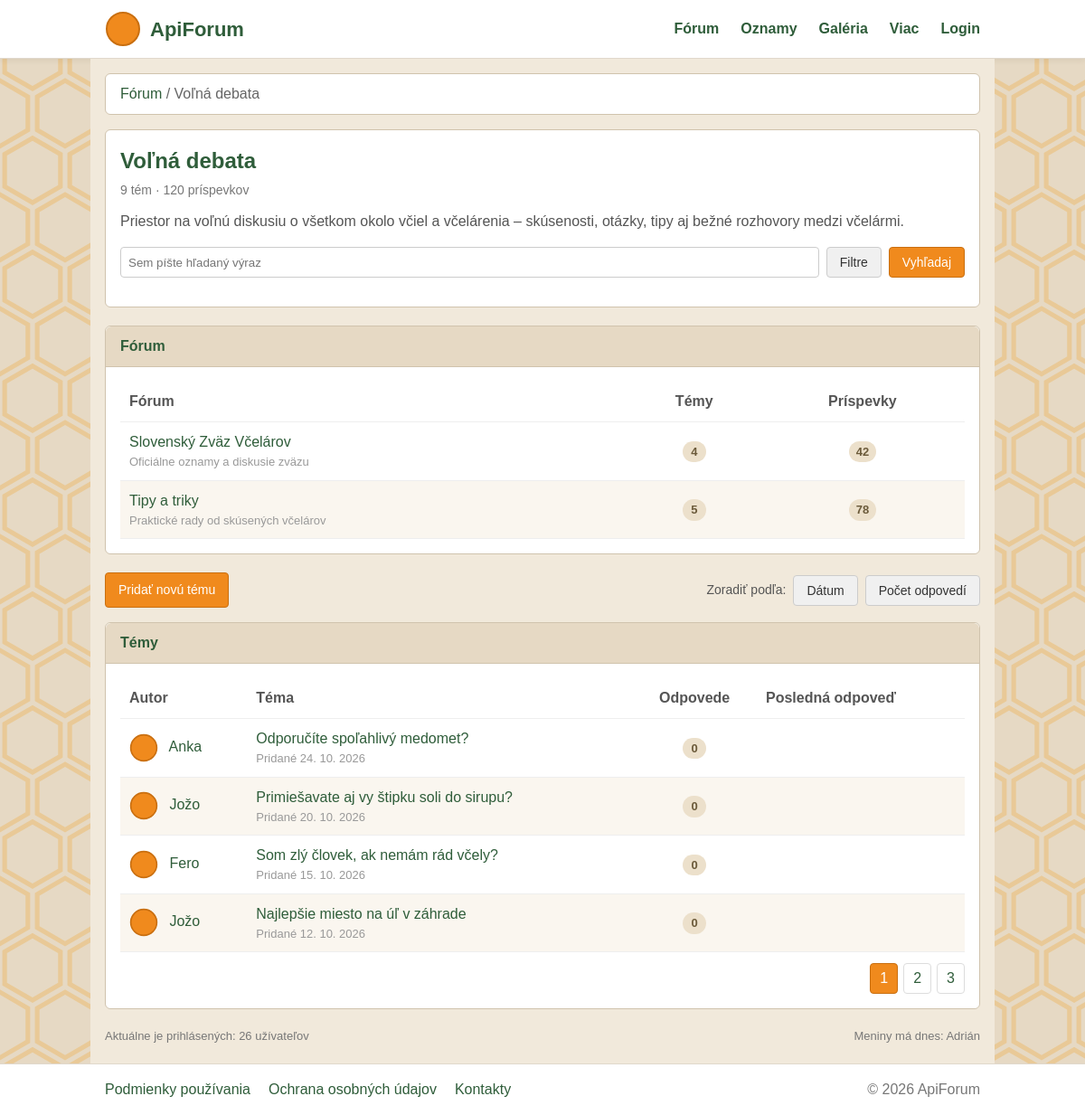
Screenshot of /?c=forum with the database file from the repository.
### tables this page shows
CREATE TABLE `topics`
(
    `id`        int(11)      NOT NULL AUTO_INCREMENT,
    `title`     varchar(150) NOT NULL,
    `text`      text         NOT NULL,
    `createdAt` datetime     NOT NULL,
    `author`    varchar(100) NOT NULL,
    PRIMARY KEY (`id`)
);

### Framework/Http/Responses/Response.php (called while the page is built, shortened)
<?php
abstract class Response
{
    public function send(): void
    {
        $this->generate();
    }
}

### public/index.php (called while the page is built, shortened)
<?php
require __DIR__ . '/../Framework/ClassLoader.php';
try {
    $app = new App();
    $app->run();
} catch (Exception $e) {
    die('An error occurred: ' . $e->getMessage());
}

### Framework/Support/LinkGenerator.php (called while the page is built, shortened)
<?php
class LinkGenerator
{
    private Request $request;
    public function __construct(Request $request, Router $router)
    {
        $this->request = $request;
    }
    public function url(
        string|array $destination,
        array $parameters = [],
        bool $absolute = false,
        bool $appendParameters = false
    ): string {
        list($controller, $action) = explode(".", $destination);
        $args = $appendParameters ? $this->request->get() : [];
        $args = ["c" => lcfirst($controller), "a" => $action != "index" ? $action : null] + $parameters + $args;
        $basePath = $absolute ? $this->request->getBaseUrl() : "";
        return $basePath . "?" . http_build_query($args);
    }
    public function asset(string $path, bool $absolute = false): string
    {
        $scriptPath = $this->request->server('PHP_SELF') ?? '/';
        $dir = rtrim(str_replace('\\', '/', dirname($scriptPath)), '/');
        $assetPath = '/' . ltrim($path, '/');
        return ($dir ?: '') . $assetPath;
    }
}

### Framework/Auth/AppUser.php (called while the page is built, shortened)
<?php
class AppUser
{
    private ?IIdentity $identity;
    public function __construct(?IIdentity $identity = null)
    {
        $this->identity = $identity;
    }
    public function isLoggedIn(): bool
    {
        return $this->identity !== null;
    }
}

### Framework/ClassLoader.php (called while the page is built, shortened)
<?php
class ClassLoader
{
    public static function Boot(): void
    {
        spl_autoload_register(function ($class_name) {
            $file = self::getClassFile($class_name);
        });
    }
    public static function getClassFile(string $className): string
    {
        $baseDir = realpath(dirname(__DIR__));
        $relativePath = str_replace('\\', DIRECTORY_SEPARATOR, ltrim($className, '\\')) . '.php';
        return $baseDir . DIRECTORY_SEPARATOR . $relativePath;
    }
}
require __DIR__ . DIRECTORY_SEPARATOR . 'Support' . DIRECTORY_SEPARATOR . 'functions.php';

### Framework/Core/Model.php (called while the page is built, shortened)
<?php
abstract class Model implements \JsonSerializable
{
    protected static array $columnsMap = [];
    private static array $dbColumns = [];
    private static IDbConvention $dbConventions;
    protected static function getTableName(): string
    {
        return self::getConventions()->getTableName(get_called_class());
    }
    protected static function getPkColumnName(): string
    {
        return self::getConventions()->getPkColumnName(get_called_class());
    }
    protected static function getColumnsMap(): array
    {
        return static::$columnsMap ?? [];
    }
    public static function getAll(
        ?string $whereClause = null,
        array   $whereParams = [],
        ?string $orderBy = null,
        ?int    $limit = null,
        ?int    $offset = null
    ): array
    {
        try {
            $sql = "SELECT " . static::getDBColumnNamesList() . " FROM `" . static::getTableName() . "`";
            if ($orderBy !== null) {
                $sql .= " ORDER BY $orderBy";
            }
            $stmt = Connection::getInstance()->prepare($sql);
            $stmt->execute($whereParams);
            $models = $stmt->fetchAll(PDO::FETCH_CLASS | PDO::FETCH_PROPS_LATE, static::class);
            $dataSet = new ResultSet($models);
            return $models;
        } catch (PDOException $exception) {
            throw new Exception('Query failed: ' . $exception->getMessage(), 0, $exception);
        }
    }
    private static function getDbColumns(): array
    {
        try {
            $sql = "DESCRIBE " . static::getTableName();
            $stmt = Connection::getInstance()->prepare($sql);
            $stmt->execute([]);
            self::$dbColumns[static::class] = array_column($stmt->fetchAll(), 'Field');
            return self::$dbColumns[static::class];
        } catch (PDOException $exception) {
            throw new Exception('Query failed: ' . $exception->getMessage(), 0, $exception);
        }
    }
    private function getIdValue(): mixed
    {
        $pk = static::getPkColumnName();
        $prop = static::toPropertyName($pk);
        return isset($this->{$prop}) ? $this->{$prop} : null;
    }
    private static function getModelProperties(): array
    {
        $reflection = new \ReflectionClass(static::class);
        $properties = [];
        foreach ($reflection->getProperties() as $property) {
            $propertyName = $property->getName();
            if ($property->isStatic()) {
                continue;
            }
            $properties[$propertyName] = true;
        }
        return $properties;
    }
    private static function getDBColumnNamesList(): string
    {
        $dbColumns = [];
        foreach (static::getDbColumns() as $columnName) {
            $propertyName = static::toPropertyName($columnName);
            if ($propertyName != $columnName) {
                $dbColumns[] = "`$columnName` AS {$propertyName}";
            } else {
                $dbColumns[] = $columnName;
            }
        }
        return implode(', ', $dbColumns);
    }
    private static function toPropertyName(string $columnName): string
    {
        $customMapping = static::getColumnsMap();
        if (isset($customMapping[$columnName])) {
            return $customMapping[$columnName];
        } else {
            return static::getConventions()->toPropertyName($columnName);
        }
    }
    private static function getConventions(): IDbConvention
    {
        if (!isset(static::$dbConventions)) {
            static::$dbConventions = new (Configuration::DB_CONVENTIONS_CLASS)();
        }
        return static::$dbConventions;
    }
}

### Framework/Support/Inflect.php (called while the page is built, shortened)
<?php
class Inflect
{
    public static $plural = array(
        '/(quiz)$/i' => "$1zes",
        '/^(ox)$/i' => "$1en",
        '/([m|l])ouse$/i' => "$1ice",
        '/(matr|vert|ind)ix|ex$/i' => "$1ices",
        '/(x|ch|ss|sh)$/i' => "$1es",
        '/([^aeiouy]|qu)y$/i' => "$1ies",
        '/(hive)$/i' => "$1s",
        '/(?:([^f])fe|([lr])f)$/i' => "$1$2ves",
        '/(shea|lea|loa|thie)f$/i' => "$1ves",
        '/sis$/i' => "ses",
        '/([ti])um$/i' => "$1a",
        '/(tomat|potat|ech|her|vet)o$/i' => "$1oes",
        '/(bu)s$/i' => "$1ses",
        '/(alias)$/i' => "$1es",
        '/(octop)us$/i' => "$1i",
        '/(ax|test)is$/i' => "$1es",
        '/(us)$/i' => "$1es",
        '/s$/i' => "s",
        '/$/' => "s"
    );
    public static $irregular = array(
        'move' => 'moves',
        'foot' => 'feet',
        'goose' => 'geese',
        'sex' => 'sexes',
        'child' => 'children',
        'man' => 'men',
        'tooth' => 'teeth',
        'person' => 'people',
        'valve' => 'valves'
    );
    public static function pluralize($string)
    {
        foreach (self::$irregular as $pattern => $result) {
            $pattern = '/' . $pattern . '$/i';
        }
        foreach (self::$plural as $pattern => $result) {
            if (preg_match($pattern, $string)) {
                return preg_replace($pattern, $result, $string);
            }
        }
        return $string;
    }
}

### Framework/DB/DefaultConventions.php (called while the page is built, shortened)
<?php
class DefaultConventions implements IDbConvention
{
    public function getTableName(string $className): string
    {
        $arr = explode("\\", $className);
        return Inflect::pluralize(strtolower(end($arr)));
    }
    public function getPkColumnName(string $className): string
    {
        return 'id';
    }
    public function toPropertyName(string $columnName): string
    {
        return $columnName;
    }
}

### Framework/DB/Connection.php (called while the page is built, shortened)
<?php
class Connection
{
    private static ?Connection $instance = null;
    private PDO $db;
    public function __construct(PDO $db)
    {
        $this->db = $db;
    }
    public static function getInstance(): Connection
    {
        try {
            if (self::$instance == null) {
                $db = new PDO(
                    'mysql:dbname=' . Configuration::DB_NAME . ';host=' . Configuration::DB_HOST,
                    Configuration::DB_USER,
                    Configuration::DB_PASS
                );
                $db->setAttribute(PDO::ATTR_ERRMODE, PDO::ERRMODE_EXCEPTION);
                $db->setAttribute(PDO::ATTR_EMULATE_PREPARES, true);
                self::$instance = new self($db);
            }
            return self::$instance;
        } catch (PDOException $e) {
            throw new Exception('Connection failed: ' . $e->getMessage());
        }
    }
    public function prepare(string $sql): DebugStatement
    {
        try {
            return new DebugStatement($this->db->prepare($sql));
        } catch (PDOException $e) {
            throw new Exception('Prepare failed: ' . $e->getMessage());
        }
    }
}

### Framework/DB/DebugStatement.php (called while the page is built, shortened)
<?php
class DebugStatement
{
    private PDOStatementAlias $stmt;
    public function __construct($stmt)
    {
        $this->stmt = $stmt;
    }
    public function execute(?array $params = null): bool
    {
        $result = $this->stmt->execute($params);
        $this->stmt->debugDumpParams();
        return $result;
    }
    public function __call(string $name, array $arguments): mixed
    {
        return $this->stmt->{$name}(...$arguments);
    }
}

### App/Controllers/ForumController.php (called while the page is built, shortened)
<?php
class ForumController extends BaseController
{
    public function index(Request $request): Response
    {
        try {
            $topics = Topic::getAll(null, [], 'createdAt DESC');
        } catch (Exception $e) {
            throw new HttpException(500, "DB Chyba: " . $e->getMessage());
        }
        return $this->html(compact('topics'));
    }
}

### Framework/Http/Request.php (called while the page is built, shortened)
<?php
class Request
{
    private array $server;
    public function __construct()
    {
        $this->server = $_SERVER;
    }
    public function server(?string $key = null): mixed
    {
        return $key === null ? $this->server : ($this->server[$key] ?? null);
    }
}

### App/Models/Topic.php (called while the page is built, shortened)
<?php
class Topic extends Model
{
    protected ?int $id = null;
    protected ?string $title;
    protected ?string $createdAt;
    protected ?string $author;
    public function getId(): ?int
    {
        return $this->id;
    }
    public function getTitle(): ?string
    {
        return $this->title;
    }
    public function getCreatedAt(): ?string
    {
        return $this->createdAt;
    }
    public function getAuthor(): ?string
    {
        return $this->author;
    }
}

### Framework/Support/functions.php (called while the page is built)
<?php
if (!function_exists('e')) {
    function e(mixed $value): string
    {
        return htmlspecialchars((string)$value, ENT_QUOTES | ENT_SUBSTITUTE | ENT_HTML5, 'UTF-8');
    }
}

### App/Views/Forum/index.view.php (the view)
<?php
$addUrl = $user->isLoggedIn() ? $link->url('topic.add') : App\Configuration::LOGIN_URL;
?>
<nav class="breadcrumb">
    <a href="<?= $link->url('forum.index') ?>">Fórum</a> / <span>Voľná debata</span>
</nav>
<section class="card category-header">
    <h1>Voľná debata</h1>
    <p class="category-meta">9 tém · 120 príspevkov</p>
    <p class="category-desc">
        Priestor na voľnú diskusiu o všetkom okolo včiel a včelárenia – skúsenosti,
        otázky, tipy aj bežné rozhovory medzi včelármi.
    </p>
    <form class="forum-search">
        <input type="search" placeholder="Sem píšte hľadaný výraz">
        <button type="button" class="btn">Filtre</button>
        <button type="submit" class="btn btn-primary">Vyhľadaj</button>
    </form>
</section>
<section class="card section-box">
    <h2 class="section-title">Fórum</h2>
    <div class="section-body">
        <table class="forum-table">
            <thead>
            <tr>
                <th>Fórum</th>
                <th class="count">Témy</th>
                <th class="count">Príspevky</th>
            </tr>
            </thead>
            <tbody>
            <tr>
                <td>
                    <a href="#">Slovenský Zväz Včelárov</a>
                    <div class="muted">Oficiálne oznamy a diskusie zväzu</div>
                </td>
                <td class="count"><span class="badge">4</span></td>
                <td class="count"><span class="badge">42</span></td>
            </tr>
            <tr>
                <td>
                    <a href="#">Tipy a triky</a>
                    <div class="muted">Praktické rady od skúsených včelárov</div>
                </td>
                <td class="count"><span class="badge">5</span></td>
                <td class="count"><span class="badge">78</span></td>
            </tr>
            </tbody>
        </table>
    </div>
</section>
<div class="topics-toolbar">
    <a href="<?= $addUrl ?>" class="btn btn-primary">Pridať novú tému</a>
    <div class="sort">
        <span class="sort-label">Zoradiť podľa:</span>
        <button type="button" class="btn">Dátum</button>
        <button type="button" class="btn">Počet odpovedí</button>
    </div>
</div>
<section class="card section-box">
    <h2 class="section-title">Témy</h2>
    <div class="section-body">
        <table class="topics-table">
            <thead>
            <tr>
                <th>Autor</th>
                <th>Téma</th>
                <th class="count">Odpovede</th>
                <th>Posledná odpoveď</th>
            </tr>
            </thead>
            <tbody>
            <?php foreach ($topics as $topic) { ?>
                <tr>
                    <td class="author">
                        <img src="<?= $link->asset('images/logo.svg') ?>" alt="Avatar" width="32" height="32" class="avatar">
                        <a href="<?= $link->url('profile.index') ?>"><?= e($topic->getAuthor()) ?></a>
                    </td>
                    <td>
                        <a href="<?= $link->url('forum.topic', ['id' => $topic->getId()]) ?>"><?= e($topic->getTitle()) ?></a>
                        <div class="muted">Pridané <?= date('j. n. Y', strtotime($topic->getCreatedAt())) ?></div>
                    </td>
                    <td class="count"><span class="badge">0</span></td>
                    <td class="last-reply"></td>
                </tr>
            <?php } ?>
            </tbody>
        </table>
        <nav class="pagination">
            <a href="#" class="active">1</a>
            <a href="#">2</a>
            <a href="#">3</a>
        </nav>
    </div>
</section>
<div class="info-bar">
    <span>Aktuálne je prihlásených: 26 užívateľov</span>
    <span>Meniny má dnes: Adrián</span>
</div>

### rows the page displays
topics: author "Anka", title "Odporučíte spoľahlivý medomet?", createdAt "24. 10. 2026"
topics: author "Jožo", title "Primiešavate aj vy štipku soli do sirupu?", createdAt "20. 10. 2026"
topics: author "Fero", title "Som zlý človek, ak nemám rád včely?", createdAt "15. 10. 2026"
topics: author "Jožo", title "Najlepšie miesto na úľ v záhrade", createdAt "12. 10. 2026"
